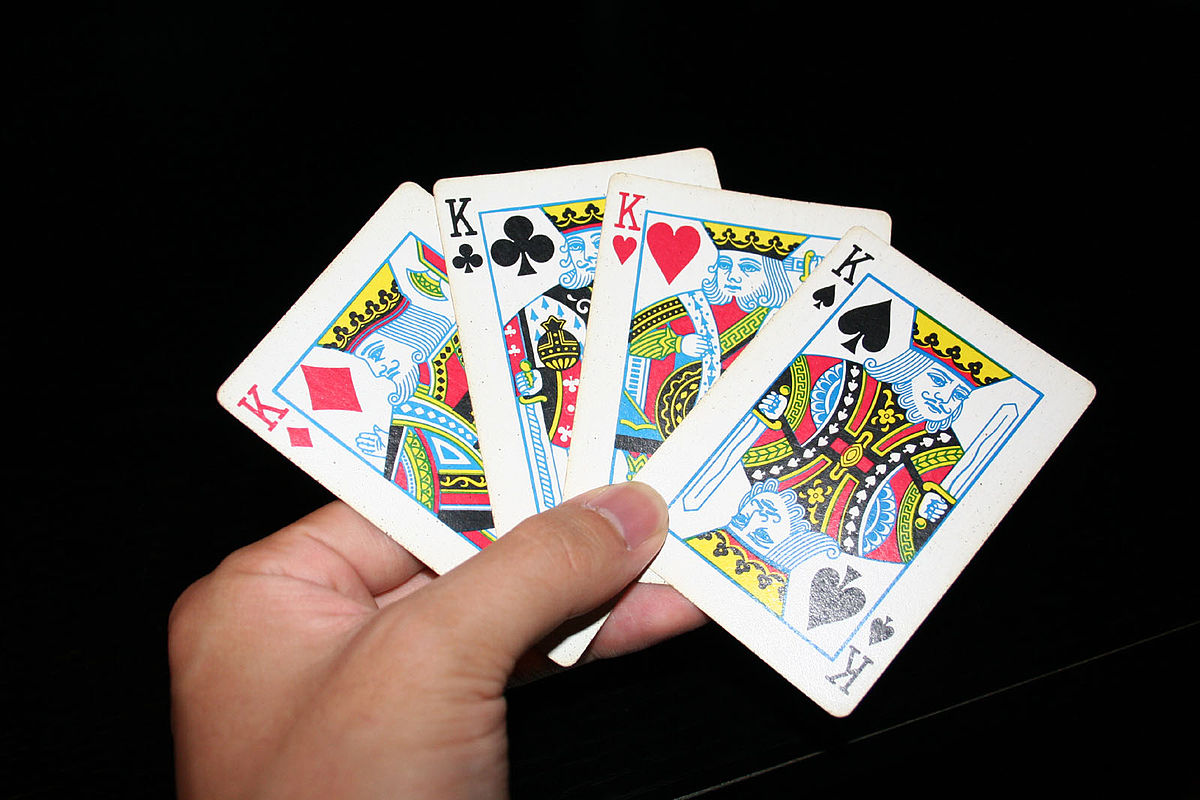
#> input picture Resources/cards.jpg, 1200 x 800 px
$ python Chapter_6.py
#> lines starting #> are read from the running program, lines starting #| are printed output that depends on the picture
# Joining images

import cv2
import numpy as np


# [5 lines of commented-out code are left out]

def stackImages(scale, imgArray):
    rows = len(imgArray)
    cols = len(imgArray[0])
    rowsAvailable = isinstance(imgArray[0], list)
    width = imgArray[0][0].shape[1]
    height = imgArray[0][0].shape[0]
    if rowsAvailable:
        for x in range(0, rows):
            for y in range(0, cols):
                if imgArray[x][y].shape[:2] == imgArray[0][0].shape[:2]:
                    imgArray[x][y] = cv2.resize(imgArray[x][y], (0, 0), None, scale, scale)
                else:
                    imgArray[x][y] = cv2.resize(imgArray[x][y], (imgArray[0][0].shape[1], imgArray[0][0].shape[0]),
                                                None, scale, scale)
                if len(imgArray[x][y].shape) == 2: imgArray[x][y] = cv2.cvtColor(imgArray[x][y], cv2.COLOR_GRAY2BGR)
        imageBlank = np.zeros((height, width, 3), np.uint8)
        hor = [imageBlank] * rows
        hor_con = [imageBlank] * rows
        for x in range(0, rows):
            hor[x] = np.hstack(imgArray[x])
        ver = np.vstack(hor)
    else:
        for x in range(0, rows):
            if imgArray[x].shape[:2] == imgArray[0].shape[:2]:
                imgArray[x] = cv2.resize(imgArray[x], (0, 0), None, scale, scale)
            else:
                imgArray[x] = cv2.resize(imgArray[x], (imgArray[0].shape[1], imgArray[0].shape[0]), None, scale, scale)
            if len(imgArray[x].shape) == 2: imgArray[x] = cv2.cvtColor(imgArray[x], cv2.COLOR_GRAY2BGR)
        hor = np.hstack(imgArray)
        ver = hor
    return ver


img = cv2.imread("Resources/cards.jpg")
#> img is the input picture: shape (800, 1200, 3); mean B, G, R 68.3, 72.4, 78.7

imgGray = cv2.cvtColor(img, cv2.COLOR_BGR2GRAY)
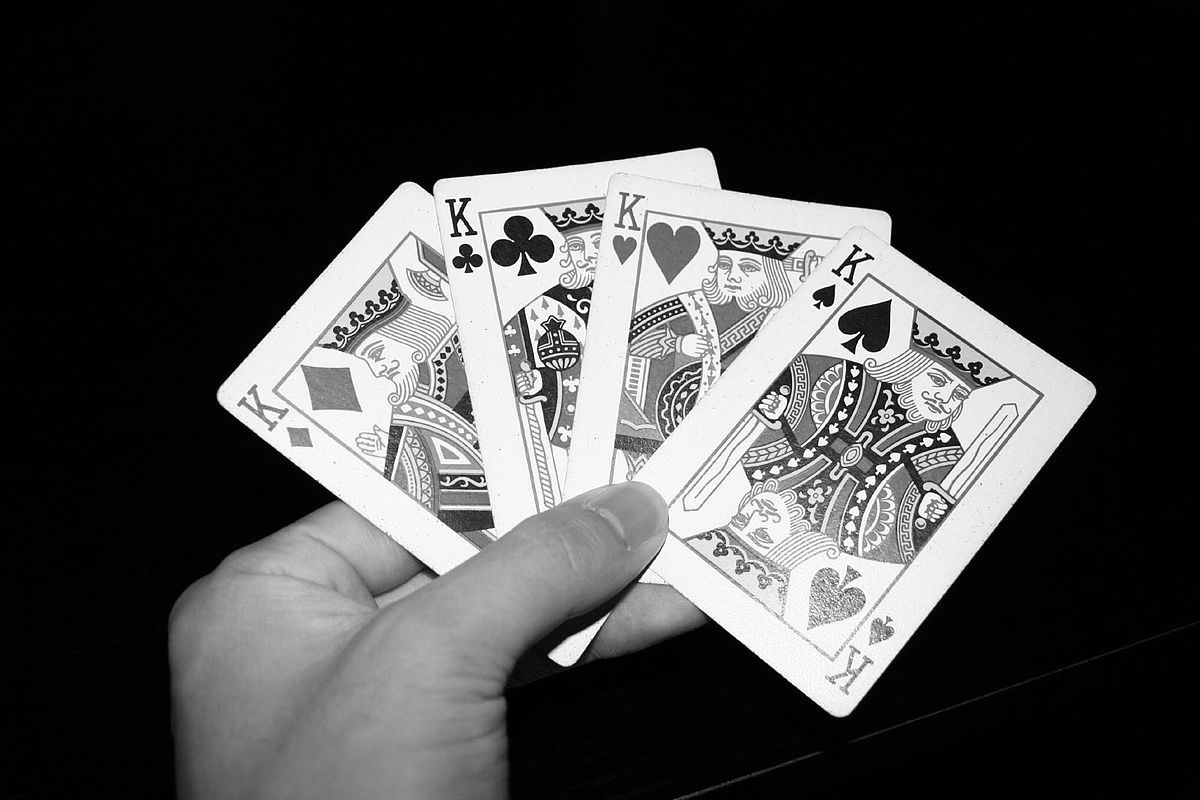
#> imgGray: shape (800, 1200); min 0, max 255, mean 73.8

imgStack = stackImages(0.5, ([img, imgGray], [imgGray, img]))
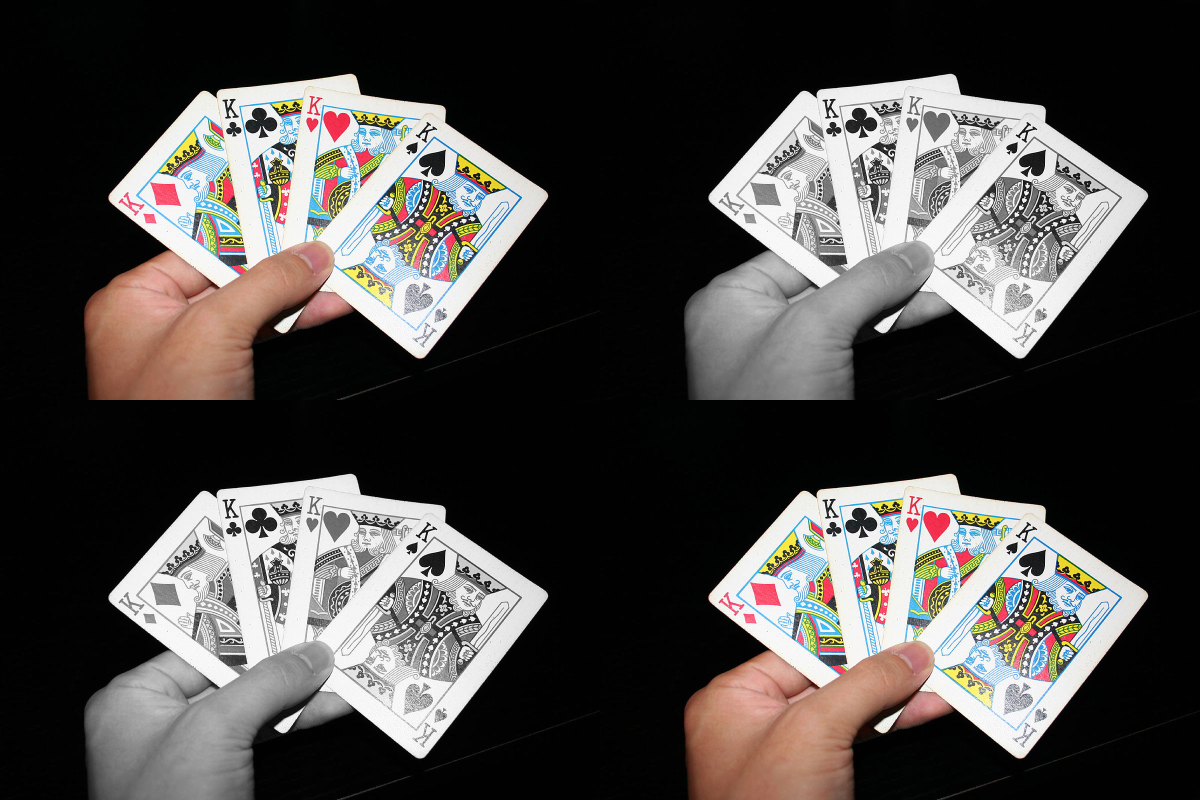
#> imgStack: shape (800, 1200, 3); mean B, G, R 71.1, 73.2, 76.3

cv2.imshow("Output", imgStack)

cv2.waitKey(0)
